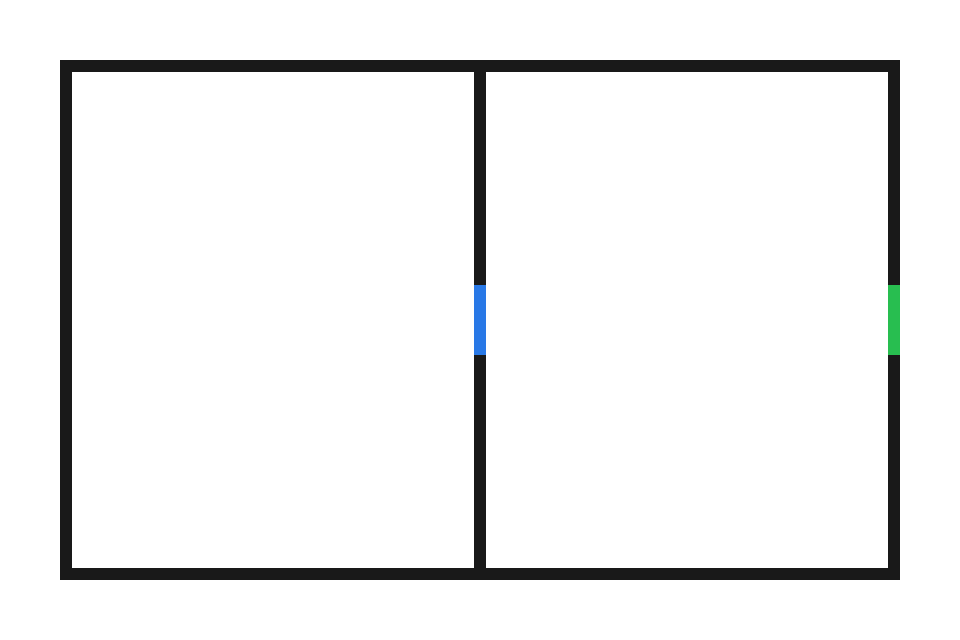
#> input picture tests/floor_plans/floor_plan_01_basic.png, 960 x 640 px
$ python image_to_json.py tests/floor_plans/floor_plan_01_basic.png
#> lines starting #> are read from the running program, lines starting #| are printed output that depends on the picture; after the words box and inside, x2 and y2 are one past the last pixel; in counts of white or black regions, pixels touching at a corner belong together
"""Convert a color-coded floor-plan image into a semantic JSON model.

MVP assumptions
---------------
* The input is a top-down 2D image.
* The floor plan uses stable colors:
    white       = floor
    dark gray   = wall
    blue        = door
    green       = exit
    red         = obstacle
* White floor connected to the image border is outside; crop with walls or
  background margins intact. Other unrecognized colors remain unknown.

Run:
    python image_to_json.py
    python image_to_json.py tests/floor_plans/floor_plan_01_basic.png
    python image_to_json.py input.png -o output.json --meters-per-pixel 0.01

The semantic and zone layers are stored as run-length encoded rows in JSON.
For example, ``[[255, 120], [1, 30], [0, 80]]`` means 120 unknown cells,
then 30 wall cells, then 80 floor cells. This keeps the original pixel
resolution without writing one verbose JSON number per pixel.

The HSV thresholds below are intentionally easy to edit. They are the first
thing to calibrate for real floor-plan images.
"""

from __future__ import annotations

import argparse
import json
from pathlib import Path
from typing import Any

import cv2
import numpy as np


# Semantic labels written to the output matrix.
FLOOR = 0
WALL = 1
DOOR = 2
EXIT = 3
OBSTACLE = 4
UNKNOWN = 255


# OpenCV HSV uses H in [0, 179], S and V in [0, 255].
# These ranges fit the deterministic fixtures and are starting points for
# real images, not universal values.
HSV_RANGES = {
    "floor": ((0, 0, 245), (179, 35, 255)),
    "wall": ((0, 0, 0), (179, 100, 120)),
    "door": ((90, 70, 50), (135, 255, 255)),
    "exit": ((35, 70, 50), (85, 255, 255)),
}


def hsv_mask(
    hsv_image: np.ndarray,
    lower: tuple[int, int, int],
    upper: tuple[int, int, int],
) -> np.ndarray:
    """Return a binary 0/255 mask for pixels inside an HSV range."""

    lower_array = np.array(lower, dtype=np.uint8)
    upper_array = np.array(upper, dtype=np.uint8)
    return cv2.inRange(hsv_image, lower_array, upper_array)


def red_mask(hsv_image: np.ndarray) -> np.ndarray:
    """Detect red, whose hue wraps around the HSV scale."""

    lower_red = hsv_mask(
        hsv_image,
        (0, 70, 50),
        (10, 255, 255),
    )
    upper_red = hsv_mask(
        hsv_image,
        (170, 70, 50),
        (179, 255, 255),
    )
    return cv2.bitwise_or(lower_red, upper_red)


def clean_mask(
    mask: np.ndarray,
    operation: int,
    kernel: np.ndarray,
) -> np.ndarray:
    """Apply one morphology operation to a binary mask."""

    return cv2.morphologyEx(mask, operation, kernel)


def crop_image(
    image: np.ndarray,
    crop: tuple[int, int, int, int] | None,
) -> np.ndarray:
    """Crop to x, y, width, height when a manual ROI is supplied."""

    if crop is None:
        return image

    x, y, width, height = crop
    if width <= 0 or height <= 0:
        raise ValueError("Crop width and height must be positive")

    image_height, image_width = image.shape[:2]
    if x < 0 or y < 0 or x + width > image_width or y + height > image_height:
        raise ValueError("Crop must stay inside the image")

    return image[y : y + height, x : x + width]


def encode_rle_rows(matrix: np.ndarray) -> list[list[list[int]]]:
    """Encode a 2D integer matrix as ``[[value, run_length], ...]`` per row."""

    if matrix.ndim != 2:
        raise ValueError("RLE only supports 2D matrices")

    encoded_rows: list[list[list[int]]] = []

    for row in matrix:
        if row.size == 0:
            encoded_rows.append([])
            continue

        # Find where the value changes. NumPy does the scan in native code;
        # Python only iterates over the much shorter list of runs.
        change_positions = np.flatnonzero(row[1:] != row[:-1]) + 1
        starts = np.concatenate(([0], change_positions))
        ends = np.concatenate((change_positions, [row.size]))

        encoded_rows.append([
            [value, count]
            for value, count in zip(row[starts].tolist(), (ends - starts).tolist())
        ])

    return encoded_rows


def encode_rle_layer(matrix: np.ndarray) -> dict[str, Any]:
    """Return a self-describing, lossless RLE layer for JSON storage."""

    if matrix.ndim != 2:
        raise ValueError("RLE only supports 2D matrices")

    return {
        "encoding": "rle_rows",
        "shape": [
            int(matrix.shape[0]),
            int(matrix.shape[1]),
        ],
        "dtype": matrix.dtype.name,
        "data": encode_rle_rows(matrix),
    }


# [157 lines left out: functions decode_rle_layer, resolve_layer, to_json_model, decode_json_layer, not called in this run]


def make_semantic_matrix(image: np.ndarray) -> np.ndarray:
    """Segment the image and return one semantic label per pixel."""

    if (image.dtype != np.uint8 or image.ndim != 3 or image.shape[2] != 3
            or image.shape[0] == 0 or image.shape[1] == 0):
        raise ValueError("Expected a non-empty uint8 BGR image")

    hsv = cv2.cvtColor(image, cv2.COLOR_BGR2HSV)

    floor_mask = hsv_mask(hsv, *HSV_RANGES["floor"])
    wall_mask = hsv_mask(hsv, *HSV_RANGES["wall"])
    door_mask = hsv_mask(hsv, *HSV_RANGES["door"])
    exit_mask = hsv_mask(hsv, *HSV_RANGES["exit"])
    obstacle_mask = red_mask(hsv)

    kernel = cv2.getStructuringElement(
        cv2.MORPH_RECT,
        (3, 3),
    )

    # Repair small wall breaks. Preserve narrow connectors: opening their
    # masks erases valid one-/two-pixel doors and exits.
    wall_mask = clean_mask(
        wall_mask,
        cv2.MORPH_CLOSE,
        kernel,
    )

    semantic = np.full(
        image.shape[:2],
        UNKNOWN,
        dtype=np.uint8,
    )

    # Later assignments have higher priority if masks overlap.
    semantic[floor_mask > 0] = FLOOR
    semantic[wall_mask > 0] = WALL
    semantic[obstacle_mask > 0] = OBSTACLE
    semantic[door_mask > 0] = DOOR
    semantic[exit_mask > 0] = EXIT

    # White exterior must not become a room. Only floor is flood-connected;
    # doors/exits on the building boundary still separate inside and outside.
    if not any(np.any(border == FLOOR) for border in (
        semantic[0], semantic[-1], semantic[:, 0], semantic[:, -1],
    )):
        return semantic
    count, floor_ids = cv2.connectedComponents(
        (semantic == FLOOR).astype(np.uint8), connectivity=4,
    )
    border_ids = np.unique(np.concatenate((
        floor_ids[0], floor_ids[-1], floor_ids[:, 0], floor_ids[:, -1],
    )))
    exterior = np.zeros(count, dtype=bool)
    exterior[border_ids] = True
    exterior[0] = False
    semantic[exterior[floor_ids]] = UNKNOWN

    return semantic


def find_zones(
    semantic: np.ndarray,
    meters_per_pixel: float | None,
) -> tuple[np.ndarray, list[dict[str, Any]]]:
    """Find floor components while keeping doors as zone boundaries."""

    if meters_per_pixel is not None and (
        not np.isfinite(meters_per_pixel) or meters_per_pixel <= 0
    ):
        raise ValueError("meters_per_pixel must be finite and positive")

    # Door pixels are deliberately excluded. This keeps two rooms on opposite
    # sides of a door as two separate zones.
    zone_mask = (semantic == FLOOR).astype(np.uint8)

    zone_count, zone_ids, stats, centroids = \
        cv2.connectedComponentsWithStats(
            zone_mask,
            connectivity=4,
        )

    zones: list[dict[str, Any]] = []

    for zone_id in range(1, zone_count):
        x, y, zone_width, zone_height, area_px = stats[zone_id]
        center_x, center_y = centroids[zone_id]

        area_m2 = None
        if meters_per_pixel is not None:
            area_m2 = float(area_px * meters_per_pixel**2)

        zones.append(
            {
                "id": int(zone_id),
                "type": "unclassified",
                "bbox_px": {
                    "x": int(x),
                    "y": int(y),
                    "width": int(zone_width),
                    "height": int(zone_height),
                },
                "area_px": int(area_px),
                "area_m2": area_m2,
                "centroid_px": [
                    float(center_x),
                    float(center_y),
                ],
            }
        )

    return zone_ids, zones


def find_objects(
    semantic: np.ndarray,
    label: int,
    prefix: str,
    zone_ids: np.ndarray,
) -> list[dict[str, Any]]:
    """Find connected door/exit/obstacle components and nearby zones."""

    object_mask = (semantic == label).astype(np.uint8)

    object_count, object_ids, stats, centroids = \
        cv2.connectedComponentsWithStats(
            object_mask,
            connectivity=4,
        )

    neighbour_kernel = cv2.getStructuringElement(
        cv2.MORPH_CROSS,
        (3, 3),
    )

    objects: list[dict[str, Any]] = []

    for object_id in range(1, object_count):
        x, y, object_width, object_height, area_px = stats[object_id]
        center_x, center_y = centroids[object_id]

        # Work only inside the component's bounding box plus one pixel.
        # Previously every object allocated and scanned another full image.
        left, top = max(0, int(x) - 1), max(0, int(y) - 1)
        right = min(semantic.shape[1], int(x + object_width) + 1)
        bottom = min(semantic.shape[0], int(y + object_height) + 1)
        component = (object_ids[top:bottom, left:right] == object_id).astype(np.uint8)
        expanded = cv2.dilate(
            component,
            neighbour_kernel,
            iterations=1,
        )

        neighbour_zone_ids = np.unique(zone_ids[top:bottom, left:right][expanded > 0])
        neighbour_zone_ids = [
            int(value)
            for value in neighbour_zone_ids
            if value > 0
        ]

        objects.append(
            {
                "id": f"{prefix}_{object_id}",
                "bbox_px": {
                    "x": int(x),
                    "y": int(y),
                    "width": int(object_width),
                    "height": int(object_height),
                },
                "area_px": int(area_px),
                "centroid_px": [
                    float(center_x),
                    float(center_y),
                ],
                "neighbour_zones": neighbour_zone_ids,
            }
        )

    return objects


def build_json_model(
    input_path: Path,
    image: np.ndarray,
    semantic: np.ndarray,
    zone_ids: np.ndarray,
    zones: list[dict[str, Any]],
    doors: list[dict[str, Any]],
    exits: list[dict[str, Any]],
    obstacles: list[dict[str, Any]],
    meters_per_pixel: float | None,
    *,
    encode_layers: bool = True,
) -> dict[str, Any]:
    """Build a floor-map model, serialized by default for compatibility.

    Set ``encode_layers=False`` for an in-memory runtime model. Call
    :func:`to_json_model` before JSON serialization in that mode.
    """

    unknown_pixels = int(np.sum(semantic == UNKNOWN))
    total_pixels = int(semantic.size)

    layers = {
        "semantic": (
            encode_rle_layer(semantic)
            if encode_layers else resolve_layer(semantic, name="layers.semantic")
        ),
        "zone_id": (
            encode_rle_layer(zone_ids)
            if encode_layers else resolve_layer(zone_ids, name="layers.zone_id")
        ),
    }

    return {
        "schema_version": "0.1",
        "source": {
            "file": input_path.as_posix(),
            "width_px": int(image.shape[1]),
            "height_px": int(image.shape[0]),
        },
        "grid": {
            "rows": int(semantic.shape[0]),
            "cols": int(semantic.shape[1]),
            "meters_per_pixel": meters_per_pixel,
            "origin": "top_left",
            "connectivity": 4,
        },
        "legend": {
            "0": "floor",
            "1": "wall",
            "2": "door",
            "3": "exit",
            "4": "obstacle",
            "255": "unknown",
        },
        "layers": layers,
        "zones": zones,
        "doors": doors,
        "exits": exits,
        "obstacles": obstacles,
        "quality": {
            "unknown_pixels": unknown_pixels,
            "unknown_ratio": unknown_pixels / total_pixels,
        },
    }


def parse_args() -> argparse.Namespace:
    parser = argparse.ArgumentParser(
        description="Convert a floor-plan image into semantic JSON."
    )
    parser.add_argument(
        "image",
        nargs="?",
        type=Path,
        help="Input floor-plan image; prompts when omitted",
    )
    parser.add_argument(
        "-o",
        "--output",
        type=Path,
        help="Output JSON path; defaults to <image>.json",
    )
    parser.add_argument(
        "--meters-per-pixel",
        type=float,
        default=None,
        help="Known real-world scale, for example 0.01",
    )
    parser.add_argument(
        "--crop",
        type=int,
        nargs=4,
        metavar=("X", "Y", "WIDTH", "HEIGHT"),
        help="Optional manual crop rectangle",
    )
    return parser.parse_args()


# [13 lines left out: function prompt_image_path, not called in this run]


def main() -> None:
    args = parse_args()
    image_path = args.image or prompt_image_path()

    if not image_path.exists():
        raise FileNotFoundError(f"Input image does not exist: {image_path}")

    if args.meters_per_pixel is not None and (
        not np.isfinite(args.meters_per_pixel) or args.meters_per_pixel <= 0
    ):
        raise ValueError("--meters-per-pixel must be finite and positive")

    # imdecode also supports paths containing Vietnamese characters on Windows.
    image = cv2.imdecode(np.fromfile(image_path, dtype=np.uint8), cv2.IMREAD_COLOR)
#> image is the input picture: shape (640, 960, 3); mean B, G, R 241.1, 241.1, 240.8

    if image is None:
        raise ValueError(f"OpenCV could not decode: {image_path}")

    crop = tuple(args.crop) if args.crop is not None else None
    image = crop_image(image, crop)

    semantic = make_semantic_matrix(image)
#> in hsv_mask, `return cv2.inRange(hsv_image, lower_array, upper_array)`:
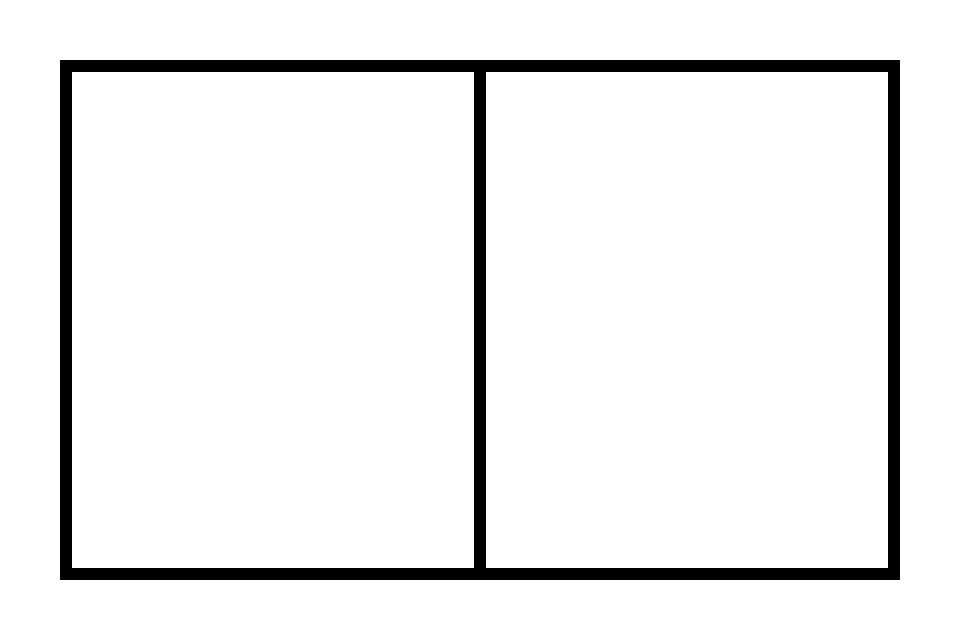
#> returned value: shape (640, 960); 93.8% white; 1 black region, box (x1, y1, x2, y2) and area: (60, 60, 900, 580) 38016
#> call 4 of hsv_mask, with lower = (35, 70, 50), upper = (85, 255, 255)
#> in hsv_mask (call 4), `return cv2.inRange(hsv_image, lower_array, upper_array)`:
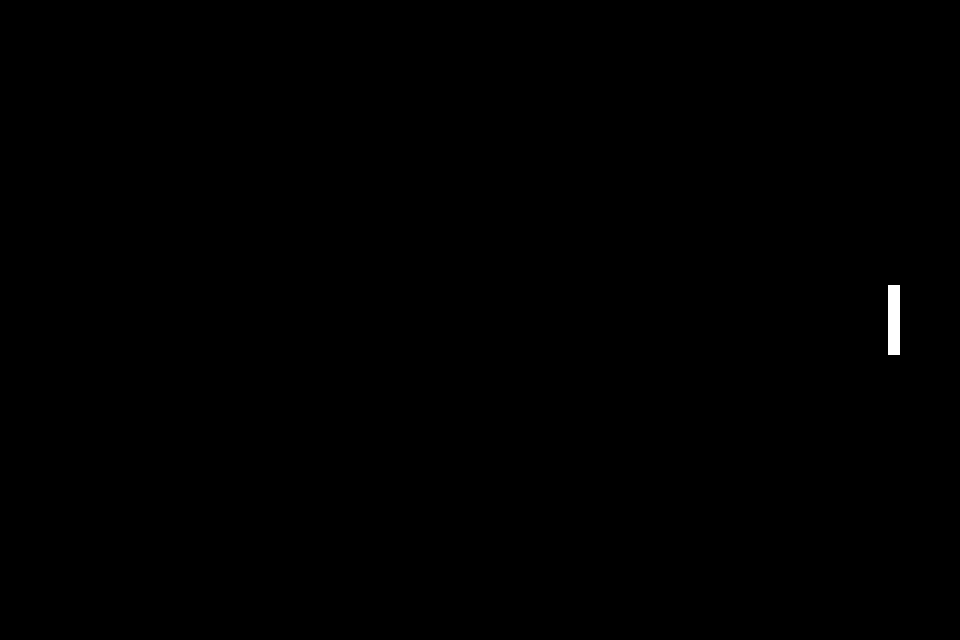
#> returned value: shape (640, 960); 0.14% white; 1 white region, box (x1, y1, x2, y2) and area: (888, 285, 900, 355) 840
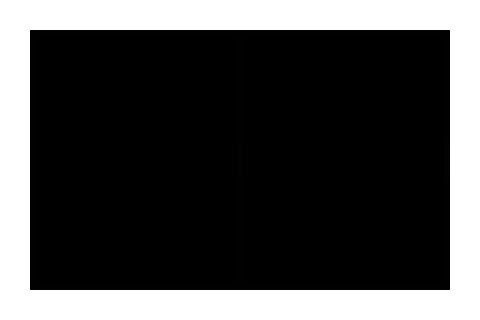
#> semantic: shape (640, 960) (shown at 1/2 size); min 0, max 255, mean 73.8
    zone_ids, zones = find_zones(
        semantic,
        args.meters_per_pixel,
    )
#> in find_zones, `zone_mask = (semantic == FLOOR).astype(np.uint8)`:
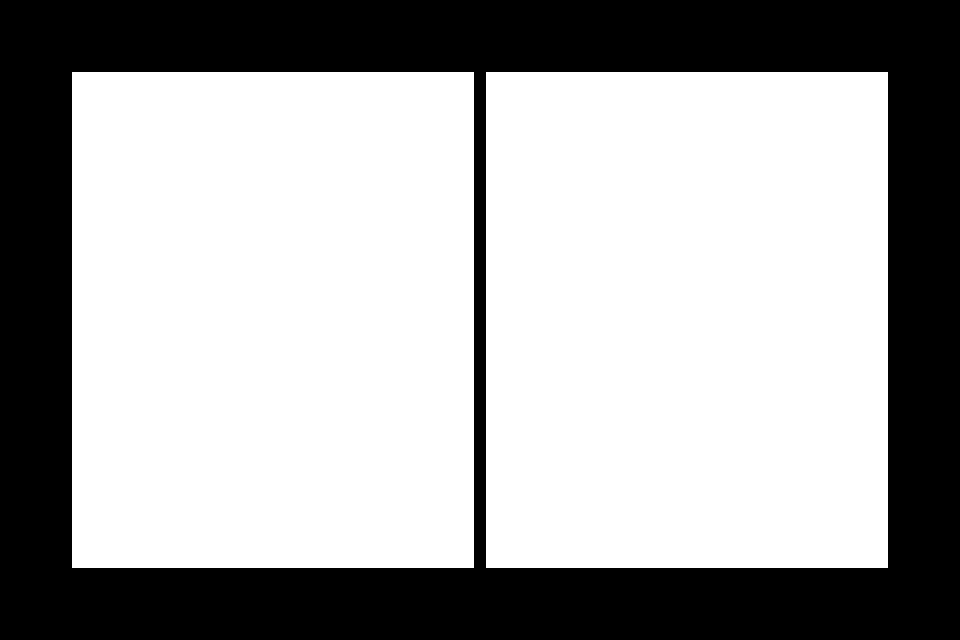
#> zone_mask: shape (640, 960); values 0 (black) and 1 (white), 64.9% white; 1 black region, box (x1, y1, x2, y2) and area: (0, 0, 960, 640) 215616
#> in find_zones, `zone_count, zone_ids, stats, centroids = \ cv2.connectedComponentsWith..`:
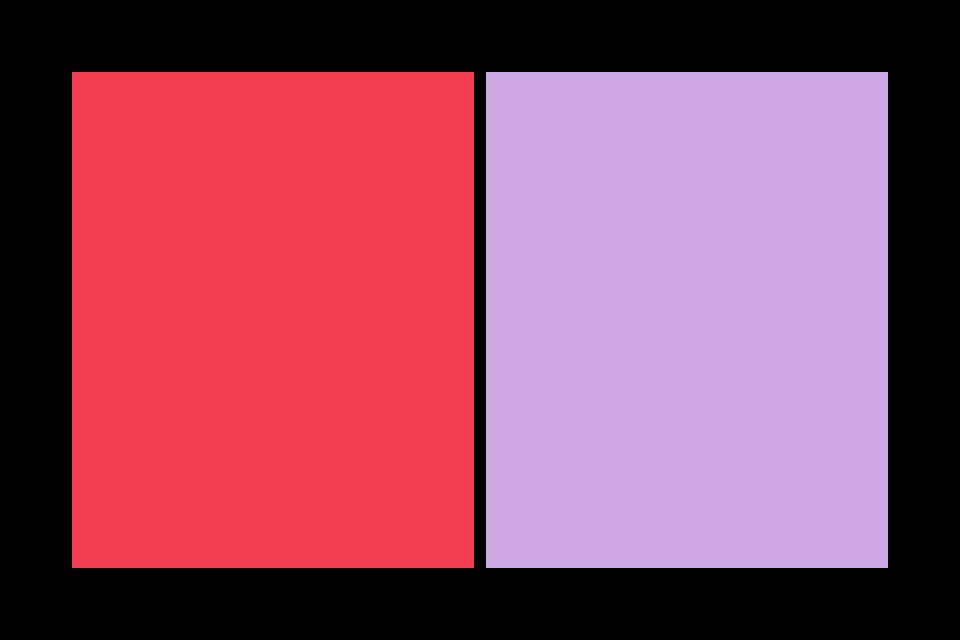
#> zone_ids: shape (640, 960) int32; 3 distinct labels, from 0 to 2; one colour per label, 0 black
#> in find_zones, `zone_count, zone_ids, stats, centroids = \ cv2.connectedComponentsWith..`: zone_count = 3; stats = [[0, 0, 960, 640, 215616], [72, 72, 402, 496, 199392], [486, 72, 402, 496, 199392]]; centroids = [[479.5, 319.5], [272.5, 319.5], [686.5, 319.5]]
#> the loop in find_zones, `for zone_id in range(1, zone_count):` made 2 passes
#> (x, y, zone_width, zone_height, area_px, center_x, center_y) on passes 1 to 2: (72, 72, 402, 496, 199392, 272.5, 319.5), (486, 72, 402, 496, 199392, 686.5, 319.5)
#> after the loop in find_zones, `for zone_id in range(1, zone_count):`: zones = 2 items
#> zones = 2 items

    doors = find_objects(
        semantic,
        DOOR,
        "door",
        zone_ids,
    )
#> in find_objects, `object_count, object_ids, stats, centroids = \ cv2.connectedComponents..`: object_count = 2; stats = [[0, 0, 960, 640, 613560], [474, 285, 12, 70, 840]]; centroids = [[479.5, 319.5], [479.5, 319.5]]
#> the loop in find_objects, `for object_id in range(1, object_count):` made 1 pass
#> (x, y, object_width, object_height, area_px, center_x, center_y, left) on pass 1: (474, 285, 12, 70, 840, 479.5, 319.5, 473)
#> after the loop in find_objects, `for object_id in range(1, object_count):`: objects = 1 item
#> doors = 1 item
    exits = find_objects(
        semantic,
        EXIT,
        "exit",
        zone_ids,
    )
#> the loop in find_objects (call 2), `for object_id in range(1, object_count):` made 1 pass
#> (x, y, object_width, object_height, area_px, center_x, center_y, left) on pass 1: (888, 285, 12, 70, 840, 893.5, 319.5, 887)
#> exits = 1 item
    obstacles = find_objects(
        semantic,
        OBSTACLE,
        "obstacle",
        zone_ids,
    )
#> obstacles = []

    output_path = args.output or image_path.with_suffix(".json")
    model = build_json_model(
        image_path,
        image,
        semantic,
        zone_ids,
        zones,
        doors,
        exits,
        obstacles,
        args.meters_per_pixel,
    )
#> in build_json_model, `unknown_pixels = int(np.sum(semantic == UNKNOWN))`: unknown_pixels = 177600
#> after the loop in encode_rle_rows, `for row in matrix:`: encoded_rows = 640 items
#> model = 10 items

    output_path.write_text(
        json.dumps(
            model,
            ensure_ascii=False,
            separators=(",", ":"),
        ),
        encoding="utf-8",
    )

    print(f"Wrote {output_path}")
    print(f"Image size: {image.shape[1]} x {image.shape[0]}")
#| Image size: 960 x 640
    print(f"Zones: {len(zones)}")
#| Zones: 2
    print(f"Doors: {len(doors)}")
#| Doors: 1
    print(f"Exits: {len(exits)}")
#| Exits: 1
    print(f"Obstacles: {len(obstacles)}")
#| Obstacles: 0


if __name__ == "__main__":
    main()
